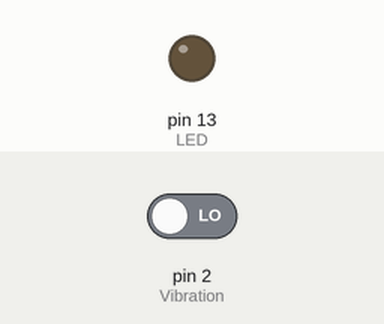
This sketch was run on a simulated Arduino Uno, built with avr-gcc and run on an emulated ATmega328P. On the bench: output pins drawn as LEDs (lit = HIGH). The inputs (shaded band) are chosen by the test bench; at power-on: pin 2 (Vibration) LOW.

Above: at 1.2 s.
1.3 s: pin 2 (Vibration) driven HIGH
At 2.2 s:
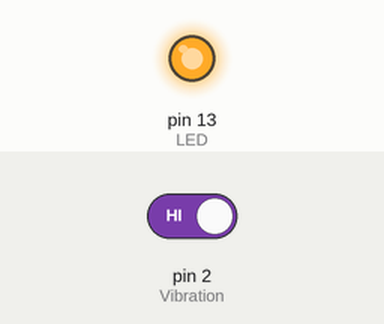
2.8 s: pin 2 (Vibration) driven LOW
At 3.4 s:
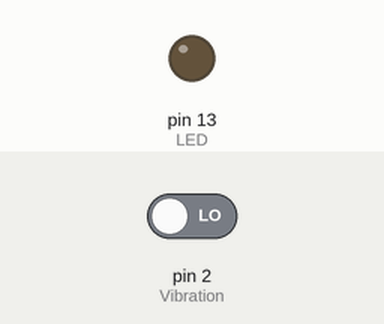
Timing chart, 0 to 5.8 s (numbered marks = the images above; inputs shaded):
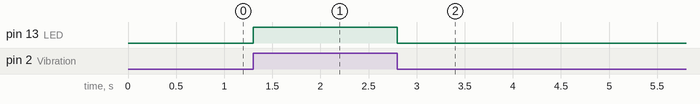

The sketch:

Vibration.ino
```cpp
/*
 震動感測接線:
 S1 ==> D2
 S2 ==> 空接
 V  ==> 5V
 G  ==> GND
 程式說明:當發生震動時，會點亮板載LED。
 */
#define Vibration 2
#define LED 13

void setup() {
  pinMode(Vibration, INPUT);
  pinMode(LED, OUTPUT);
}

void loop() {
  if (digitalRead(Vibration) == 1) {
    digitalWrite(LED, HIGH);
  }
  else {
    digitalWrite(LED, LOW);
  }
}
```

Measured:
- after the input at 1.3 s, pin 13 (LED): LOW → HIGH at once
- after the input at 2.8 s, pin 13 (LED): HIGH → LOW at once
